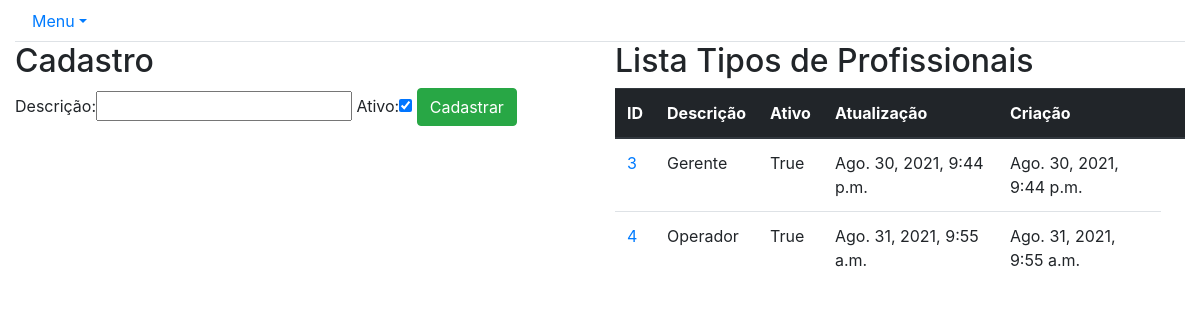
/core/tipo_de_profissional/, run on an earlier commit of the app's database.
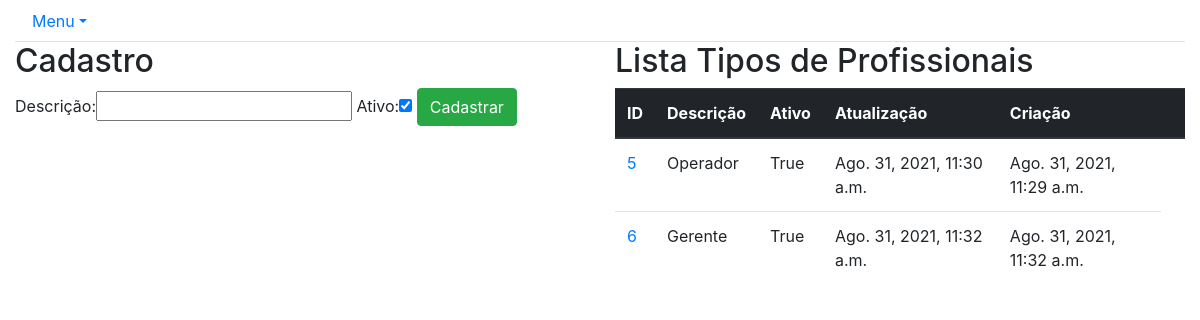
And on a later commit of the database.
### core/models.py (models this page shows, shortened)
class TipoDeProfissional(models.Model):
    id = models.BigAutoField(primary_key=True)
    descricao = models.CharField('Descrição', max_length=50)
    situacao = models.BooleanField('Ativo', default=True)
    updatedAt = models.DateTimeField('Data e hora da última atualização', auto_now=True)
    createdAt = models.DateTimeField('Data e hora do cadastro', auto_now_add=True)

### core/views.py (the view)
# urls.py: path(r'tipo_de_profissional/', lista_tipo_de_profissional,
def lista_tipo_de_profissional(request):
    tipoDeProfissionais = TipoDeProfissional.objects.all()
    form = TipoDeProfissionalForm()
    data = {'tipoDeProfissionais': tipoDeProfissionais, 'form': form}
    return render(request, 'core/lista_tipo_de_profissional.html', data)

### core/forms.py
class TipoDeProfissionalForm(ModelForm):
    class Meta:
        model = TipoDeProfissional
        fields = '__all__'

### core/templates/core/lista_tipo_de_profissional.html (shortened to what this page needs)
{% extends 'base.html' %}
{% load bootstrap %}
{% block main %}
<div class="row">
    <div class="col-sm-6">
        <h2>Cadastro</h2>
        <form action="{% url 'core_tipo_de_profissional_novo' %}" method="POST">
            {{ form|bootstrap }}
            <button type="submit" class="btn btn-success">Cadastrar</button>
        </form>
    </div>
    <div class="col-sm-6">
        <h2>Lista Tipos de Profissionais</h2>
        <table class="table">
            <thead class="thead-dark">
                <tr>
                    <th scope="col">ID</th>
                    <th scope="col">Descrição</th>
                    <th scope="col">Ativo</th>
                    <th scope="col">Atualização</th>
                    <th scope="col">Criação</th>
                    <th scope="col"></th>
                </tr>
            </thead>
            <tbody>
                {% for tipoDeProfissional in tipoDeProfissionais %}
                <tr>
                    <td>
                        <a href="{% url 'core_tipo_de_profissional_update' tipoDeProfissional.id %}">{{tipoDeProfissional.id}}</a>
                    </td>
                    <td>{{tipoDeProfissional.descricao}}</td>
                    <td>{{tipoDeProfissional.situacao}}</td>
                    <td>{{tipoDeProfissional.updatedAt}}</td>
                    <td>{{tipoDeProfissional.createdAt}}</td>
                </tr>
                {% endfor %}
            </tbody>
        </table>
    </div>
</div>
{% endblock %}

### templates/base.html (shortened to what this page needs)
{% load static %}
<!DOCTYPE html>
<html lang="en">
<head>
    <link rel="stylesheet" href="{% static 'bootstrap/css/bootstrap.css' %}">
</head>
<body>
    <div class="container-fluid">
        {% block menu %}
        <ul class="nav nav-tabs">
            <li class="nav-item dropdown">
                <a class="nav-link dropdown-toggle" data-toggle="dropdown" href="#" role="button" aria-haspopup="true" aria-expanded="false">Menu</a>
            </li>
        </ul>
        {% endblock %}
        {% block main %}
        {% endblock %}
    </div>
</body>
</html>

What changed in the data, as far as the page shows it:
removed TipoDeProfissional: id "3", descricao "Gerente", situacao "True", updatedAt "Ago. 30, 2021, 9:44 p.m.", createdAt "Ago. 30, 2021, 9:44 p.m."
removed TipoDeProfissional: id "4", descricao "Operador", situacao "True", updatedAt "Ago. 31, 2021, 9:55 a.m.", createdAt "Ago. 31, 2021, 9:55 a.m."
added TipoDeProfissional: id "5", descricao "Operador", situacao "True", updatedAt "Ago. 31, 2021, 11:30 a.m.", createdAt "Ago. 31, 2021, 11:29 a.m."
added TipoDeProfissional: id "6", descricao "Gerente", situacao "True", updatedAt "Ago. 31, 2021, 11:32 a.m.", createdAt "Ago. 31, 2021, 11:32 a.m."
